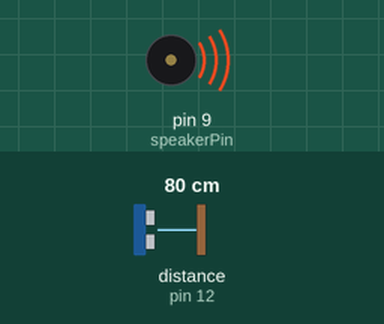
The sketch below on a simulated Arduino Uno, built with avr-gcc and run on an emulated ATmega328P. Shown: buzzer (waves = sounding). Wiring (inferred from the names in the program): ultrasonic range finder: trigger pin 13; echo pin 12. The test bench sets the inputs (shaded band); at power-on: distance to the obstacle (sensor on pin 12) 80 cm. The echo pulse lasts 58.3 µs per cm; what the sketch prints to the serial monitor is not drawn.

Above: at 0.1 s.
Timing chart, 0 to 40.0 s (numbered marks = the images above):
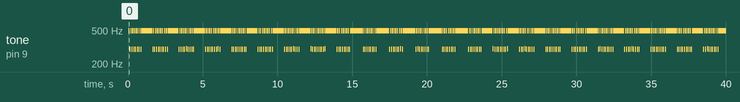

Measured:
- by itself, tone on pin 9 (speakerPin): plays 491 Hz for 0.08 s, 296 Hz for 0.04 s, 491 Hz for 0.08 s, 296 Hz for 0.04 s, 491 Hz for 0.08 s, 296 Hz for 0.04 s … (399 notes in this stretch)

The sketch:

sensor_demo.ino
```cpp
#include <Servo.h>
Servo servoMain; // Define our Servo

#define trigPin 13
#define echoPin 12
#define speakerPin 9
#define  cFreq     3830    // 261 Hz
#define  dFreq     3400    // 294 Hz
#define  eFreq     3038    // 329 Hz
#define  fFreq     2864    // 349 Hz
#define  gFreq     2550    // 392 Hz
#define  aFreq     2272    // 440 Hz
#define  bFreq    2028    // 493 Hz

boolean goingUp = true;
int degree = 0;
int scale[] = {cFreq, dFreq, eFreq, fFreq, gFreq, aFreq, bFreq};

void setup() {
   Serial.begin(9600);
   //servoMain.attach(10); // servo on digital pin 10
   pinMode(trigPin, OUTPUT);
   pinMode(echoPin, INPUT);
   pinMode(speakerPin, OUTPUT);
}

void loop(){
  long duration = pingSonar();

  long distance = getDistance(duration);

  Serial.print(distance);
  Serial.println(" cm");

  //long servoDest = map(distance, 0, 61, 0, 180);

  //servoMain.write(servoDest);

  long toneLength = 1000;
  int restLength = 10;

  int scaleIndex = map(distance, 0, 61, 0, 6);
  int note = scale[scaleIndex];

  long played = 0;

  while(played < (toneLength * 100)){
    played += (note);

    digitalWrite(speakerPin, HIGH);
    delayMicroseconds(note / 2);
    digitalWrite(speakerPin, LOW);
    delayMicroseconds(note / 2);
  }

   delay(restLength);
//  if(degree >= 180 && goingUp){
//    goingUp = false;
//  } else if (degree <= 0 && !goingUp){
//    goingUp = true;
//  }
//
//  servoMain.write(degree);
//  if(distance >= 61){
//    if(goingUp){
//      degree ++;
//    } else {
//      degree --;
//    }
//  }


}

long getDistance(long duration){
  long distance = (duration/2) / 29.1;
  if(distance > 61){
    distance = 61;
  }
  return distance;
}

long pingSonar(){
  digitalWrite(trigPin, LOW);
  delayMicroseconds(2);
  digitalWrite(trigPin, HIGH);
  delayMicroseconds(10);
  digitalWrite(trigPin, LOW);
  return pulseIn(echoPin, HIGH);
}
```
